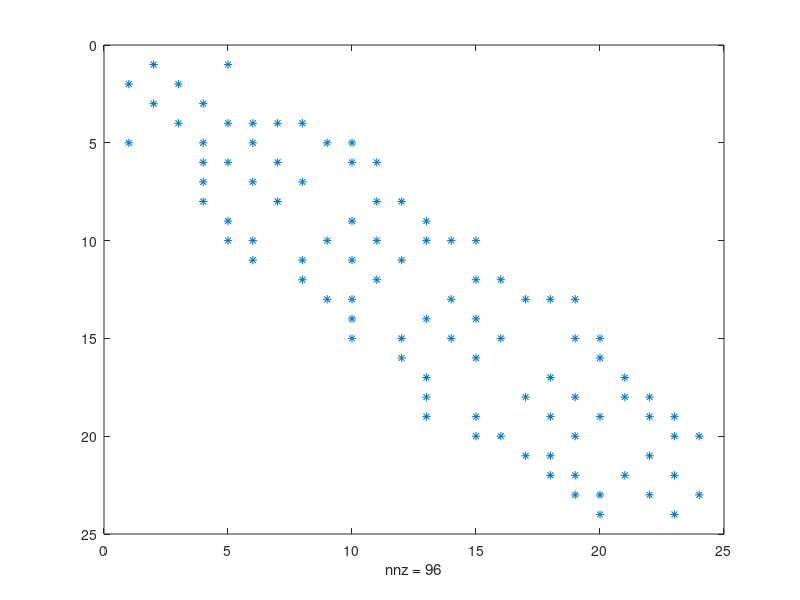
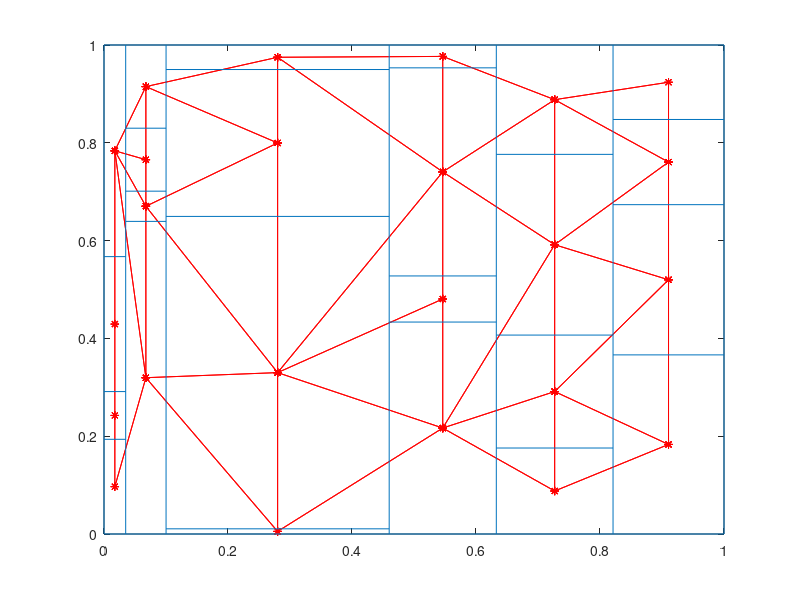

MATLAB code for these plots, in order:
close all; clear all; clc;

do_random=true;

% number of cut lines
n_cutx = 5;
n_cuty = 3;

% number of subsets per dimension
nx = n_cutx + 1;
ny = n_cuty + 1;

if do_random
    % cut lines in x
    X = [0 sort(rand(1,n_cutx)) 1];
    % cut lines in y, per column
    Y=zeros(nx,n_cuty+2);
    for i=1:nx
        Y(i,:) = [0 sort(rand(1,n_cuty)) 1];
    end
else
    X = linspace(0,1,n_cutx+2);
    tmp = linspace(0,1,n_cuty+2);
    for i=1:nx
        Y(i,:) = tmp;
    end
end

% adjacency matrix
n=nx*ny;
A = zeros(n,n);

% loop over columns 
for i=1:nx
    % beginning and end rows in A for this colum
    row_beg = (i-1)*ny+1;
    row_end = (i  )*ny  ;
    % up/down neighbors
    for row=row_beg:row_end
        % top neighbor
        if row~=row_end, A(row,row+1)=1; end
        % not need for bottom neighbors, we use transport at the end
        % % bottom neighbor
        % if row~=row_beg, A(row,row-1)=1; end
    end
    
    % right neighbors, not needed for last column
    if i<nx 
        % cut lines of the current column
        cut_lines_curr = Y(i,:);
        % cut lines of the right neighbor column
        cut_lines_neig = Y(i+1,:);
        for j=1:ny
            % current row in A matrix
            current_row = (i-1)*ny+j;
            % cut lines of interest
            Y1=cut_lines_curr(j);
            Y2=cut_lines_curr(j+1);
            ind = find( (cut_lines_neig>Y1-eps) & (cut_lines_neig<Y2+eps) );
            % TODO: need fuzzy logic 
            % ind is the ID's of the cut lines of the neighbors
            if ~isempty(ind)
                connecting_subsets = [ind(1)-1 ind];
                if abs(Y1 - cut_lines_neig(ind(1)))< 1.5*eps
                    % remove the first subset
                    connecting_subsets(1) = [];
                end
                if abs(Y2 - cut_lines_neig(ind(end)))< 1.5*eps
                    % remove the last subset
                    connecting_subsets(end) = [];
                end
                % i*ny: to skip all ofthe subset in all columns from 1 to i included
                A(current_row,i*ny+connecting_subsets)=1;
            end % ind is not empty
        end % loop over subset in given column
    end % we are not yet at the last column
    
end % loop of columns

% symmetric portion
A = A + A';
figure(1)
spy(A)

% plot the graph
figure(2)
Coordinates = zeros(n,2);
k=0;
for i=1:nx
    xval = (X(i)+X(i+1))/2;
    for j=1:ny
        yval = (Y(i,j)+Y(i,j+1))/2;
        k=k+1;
        Coordinates(k,:)=[xval yval];
    end
end
gplot(A,Coordinates,'r-*');
hold on
% superimpose the subset mesh 
for i=1:nx+1
    line([X(i),X(i)],[0,1])
    if i<=nx
        for j=1:ny+1
            line([X(i),X(i+1)],[Y(i,j),Y(i,j)])
        end
    end
end
    
    
